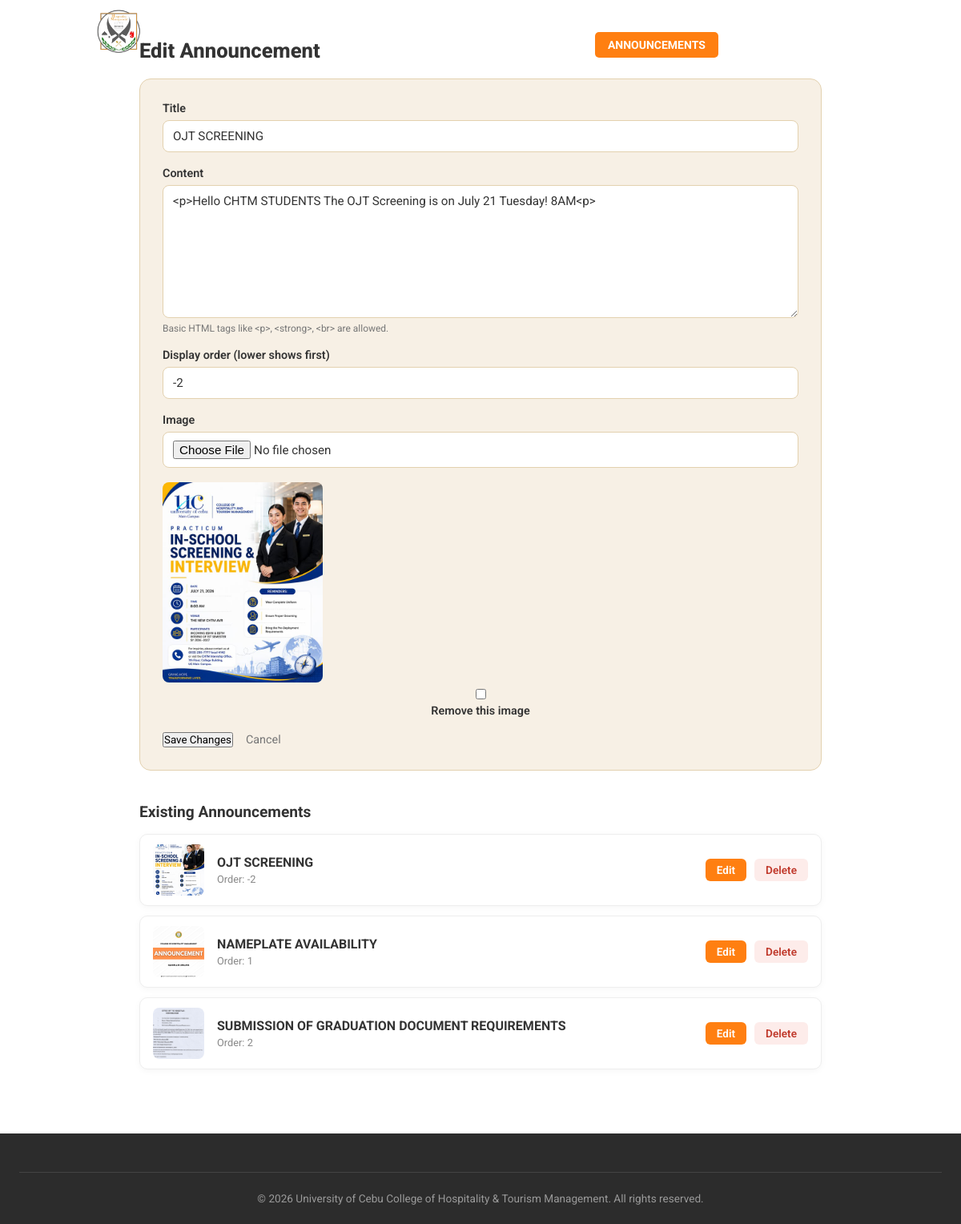
Page /admin_announcements.php?edit=3 (signed in) on the committed database.
### tables this page shows
CREATE TABLE `announcements` (
  `id` int(11) NOT NULL,
  `title` varchar(255) NOT NULL,
  `body` text NOT NULL,
  `image_path` varchar(255) DEFAULT NULL,
  `sort_order` int(11) DEFAULT 0,
  `created_at` timestamp NOT NULL DEFAULT current_timestamp(),
  `updated_at` timestamp NOT NULL DEFAULT current_timestamp() ON UPDATE current_timestamp()
);

### includes/helpers.php (called while the page is built, shortened)
<?php
function h($value) {
    return htmlspecialchars((string) $value, ENT_QUOTES, 'UTF-8');
}

### admin_announcements.php (the view, shortened to what this page needs)
<?php
require_once __DIR__ . '/config.php';
require_once __DIR__ . '/includes/helpers.php';
$editRow = null;
if (isset($_GET['edit'])) {
    $id = (int) $_GET['edit'];
    $stmt = $conn->prepare('SELECT * FROM announcements WHERE id = ?');
    $stmt->bind_param('i', $id);
    $stmt->execute();
    $editRow = $stmt->get_result()->fetch_assoc();
}
$announcements = $conn->query('SELECT * FROM announcements ORDER BY sort_order ASC, id DESC');
?>
<!DOCTYPE html>
<html lang="en">
<head>
    <link rel="stylesheet" href="style.css" />
</head>
<body class="admin-page">
    <header>
      <div class="header">
        <a href="Home.html"
          ><img class="Hm-logo" src="Image/HM-logo-removebg.png" alt="HM logo"
        /></a>
        <ul class="header-nav">
          <li><a href="admin_dashboard.php">Dashboard</a></li>
          <li><a href="admin_announcements.php" class="active">Announcements</a></li>
          <li><a href="admin_events.php">Events</a></li>
          <li><a href="logout.php">Log out</a></li>
        </ul>
      </div>
    </header>
    <main class="admin-crud-content">
      <h1 class="admin-crud-title"><?= $editRow ? 'Edit Announcement' : 'Add Announcement' ?></h1>
      <form class="admin-form" method="POST" enctype="multipart/form-data">
        <label>Title
          <input type="text" name="title" value="<?= h($editRow['title'] ?? '') ?>" required>
        </label>
        <label>Content
          <textarea name="body" rows="8" required><?= h($editRow['body'] ?? '') ?></textarea>
          <small>Basic HTML tags like &lt;p&gt;, &lt;strong&gt;, &lt;br&gt; are allowed.</small>
        </label>
        <label>Display order (lower shows first)
          <input type="number" name="sort_order" value="<?= h($editRow['sort_order'] ?? 0) ?>">
        </label>
        <label>Image
          <input type="file" name="image" accept="image/*">
        </label>
        <?php if (!empty($editRow['image_path'])): ?>
          <div class="admin-current-image">
            <img src="<?= h($editRow['image_path']) ?>" alt="Current image">
            <label class="admin-checkbox-label">
              <input type="checkbox" name="remove_image"> Remove this image
            </label>
          </div>
        <?php endif; ?>
        <div class="admin-form-actions">
          <button type="submit" class="Login"><?= $editRow ? 'Save Changes' : 'Add Announcement' ?></button>
          <?php if ($editRow): ?>
            <a class="admin-cancel-link" href="admin_announcements.php">Cancel</a>
          <?php endif; ?>
        </div>
      </form>
      <h2 class="admin-crud-subtitle">Existing Announcements</h2>
      <div class="admin-list">
        <?php while ($row = $announcements->fetch_assoc()): ?>
          <div class="admin-list-item">
            <?php if (!empty($row['image_path'])): ?>
              <img src="<?= h($row['image_path']) ?>" alt="" class="admin-list-thumb">
            <?php endif; ?>
            <div class="admin-list-info">
              <h3><?= h($row['title']) ?></h3>
              <p class="admin-list-order">Order: <?= h($row['sort_order']) ?></p>
            </div>
            <div class="admin-list-actions">
              <a href="admin_announcements.php?edit=<?= h($row['id']) ?>" class="admin-btn-edit">Edit</a>
              <a href="admin_announcements.php?delete=<?= h($row['id']) ?>" class="admin-btn-delete" onclick="return confirm('Delete this announcement?');">Delete</a>
            </div>
          </div>
        <?php endwhile; ?>
      </div>
    </main>
    <footer class="footer-section" id="contact">
      <div class="footer-bottom">
        <p>&copy; 2026 University of Cebu College of Hospitality & Tourism Management. All rights reserved.</p>
      </div>
    </footer>
</body>
</html>

### style.css (style rules this page uses)
* { padding: 0; margin: 0; font-family: "Roboto", sans-serif; box-sizing: border-box; text-decoration: none; }
header .header { position: absolute; top: 0; left: 0; display: flex; flex-direction: row; justify-content: space-between; align-items: center; width: 100%; min-width: 800px; padding-left: 120px; padding-right: 80px; z-index: 99; height: 110px; min-height: 110px; }
.header-nav { display: flex; flex-direction: row; justify-content: flex-end; align-items: center; gap: 0; }
.header .Hm-logo { width: 250px; height: 230px; cursor: pointer; object-fit: contain; }
header ul { list-style-type: none; text-align: center; }
.header-nav a { text-decoration: none; margin-left: 25px; padding: 8px 16px; color: rgb(255, 255, 255); text-transform: uppercase; font-size: 14px; font-weight: bold; border-radius: 5px; }
.header-nav a:hover, .active { background-color: rgb(255, 127, 17); }
.footer-section { background: #2c2c2c; color: #e0e0e0; padding: 48px 24px 24px; margin-top: 0; }
.footer-bottom { text-align: center; padding-top: 24px; border-top: 1px solid #444; }
.footer-bottom p { margin: 0; font-size: 0.85rem; color: #999; }
.admin-page { background: #ffffff; }
.admin-crud-content { max-width: 900px; margin: 0 auto; padding: 48px 24px 80px; }
.admin-crud-title { font-size: 1.6rem; font-weight: 800; color: #333; margin: 0 0 20px; }
.admin-crud-subtitle { font-size: 1.2rem; font-weight: 700; color: #333; margin: 40px 0 16px; }
.admin-form { display: flex; flex-direction: column; gap: 18px; background: rgb(247, 240, 229); border: 1px solid rgb(227, 209, 175); border-radius: 14px; padding: 28px; margin-bottom: 16px; }
.admin-form label { display: flex; flex-direction: column; gap: 6px; font-size: 0.9rem; font-weight: 600; color: #333; }
.admin-form input[type="text"], .admin-form input[type="number"], .admin-form input[type="file"], .admin-form textarea { width: 100%; padding: 10px 12px; border: 1px solid rgb(227, 209, 175); border-radius: 8px; font-size: 0.95rem; color: #333; background: #ffffff; font-weight: 400; font-family: inherit; }
.admin-form textarea { resize: vertical; }
.admin-form small { font-weight: 400; color: #777; }
.admin-checkbox-label { display: flex; align-items: center; gap: 6px; font-weight: 400; margin-top: 8px; }
.admin-current-image img { max-width: 200px; border-radius: 8px; display: block; margin-bottom: 6px; }
.admin-form-actions { display: flex; align-items: center; gap: 16px; }
.admin-form-actions .Login { margin-top: 0; }
.admin-cancel-link { color: #777; font-size: 0.9rem; }
.admin-list { display: flex; flex-direction: column; gap: 12px; }
.admin-list-item { display: flex; align-items: center; gap: 16px; background: #ffffff; border: 1px solid #eee; border-radius: 10px; padding: 12px 16px; box-shadow: 0 2px 8px rgba(0, 0, 0, 0.04); }
.admin-list-thumb { width: 64px; height: 64px; object-fit: cover; border-radius: 8px; flex-shrink: 0; }
.admin-list-info { flex: 1; }
.admin-list-info h3 { font-size: 1rem; margin: 0 0 4px; color: #333; }
.admin-list-order { font-size: 0.8rem; color: #888; margin: 0; }
.admin-list-actions { display: flex; gap: 10px; flex-shrink: 0; }
.admin-btn-edit, .admin-btn-delete { font-size: 0.85rem; font-weight: 600; padding: 6px 14px; border-radius: 6px; }
.admin-btn-edit { background: rgb(255, 127, 17); color: #fff; }
.admin-btn-delete { background: #fdecea; color: #c0392b; }

### rows in the picture
announcements: title "OJT SCREENING", body "<p>Hello CHTM STUDENTS The OJT Screening is on July 21 Tuesday! 8AM<p>", sort_order "-2", image_path (picture)
announcements: image_path (picture), title "NAMEPLATE AVAILABILITY", sort_order "1"
announcements: image_path (picture), title "SUBMISSION OF GRADUATION DOCUMENT REQUIREMENTS", sort_order "2"
